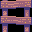

Rendered tile map (Tiled .tmx) drawn with the repository's tilesets; below, a short description and the map source with its tile grids summarised:
An orthogonal 1x1 tile map with 32x32 px tiles, 1 tile layer (Tile Layer 1).

<map version="1.5" tiledversion="1.5.0" orientation="orthogonal" renderorder="right-down" width="1" height="1" tilewidth="32" tileheight="32" infinite="0" nextlayerid="2" nextobjectid="1">
 <tileset firstgid="1" source="../tilesets/generic_platformer_tiles.tsx" />
 <layer id="1" name="Tile Layer 1" width="1" height="1">
  <data>[1 cells, 1 non-empty, 1 distinct tile ids]</data>
 </layer>
</map>
